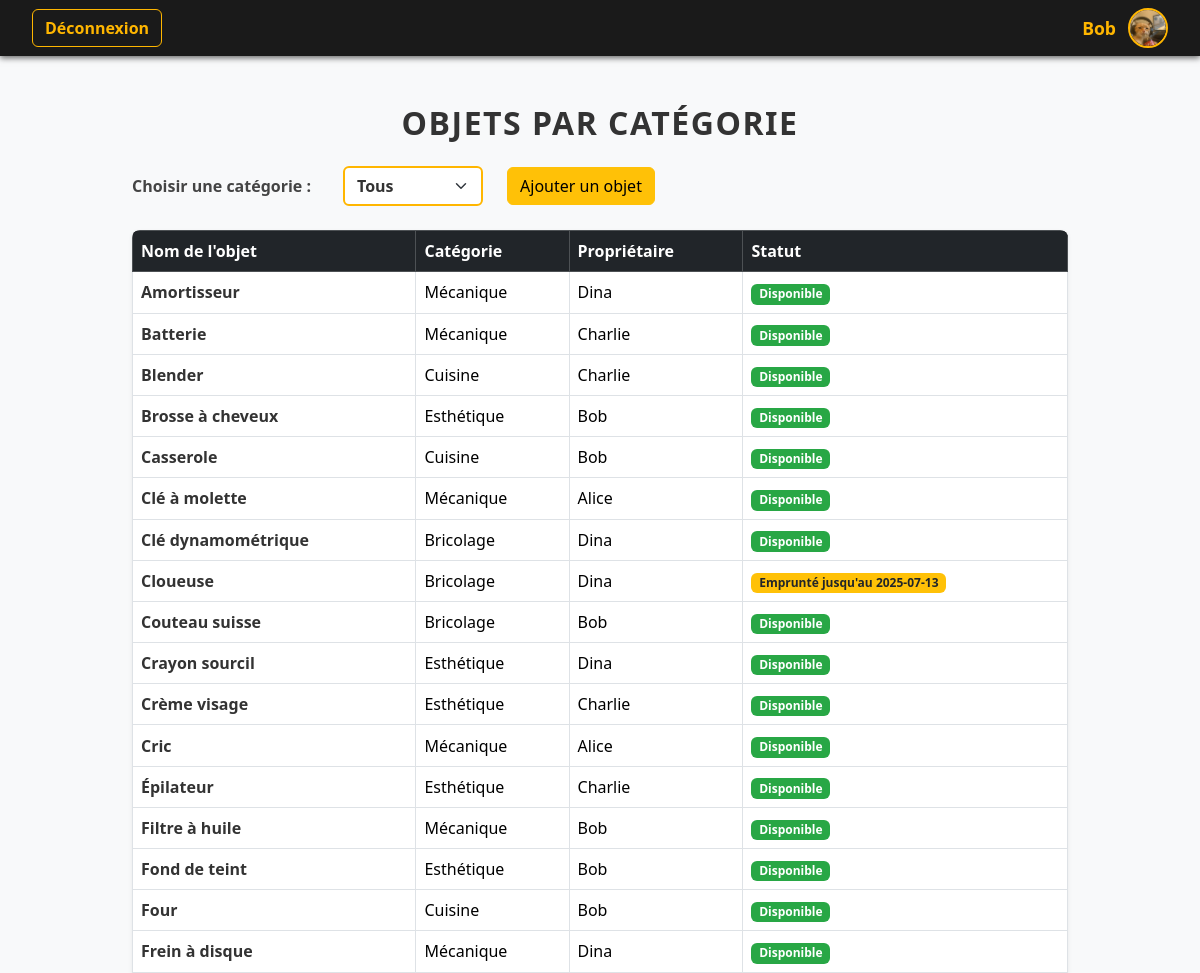
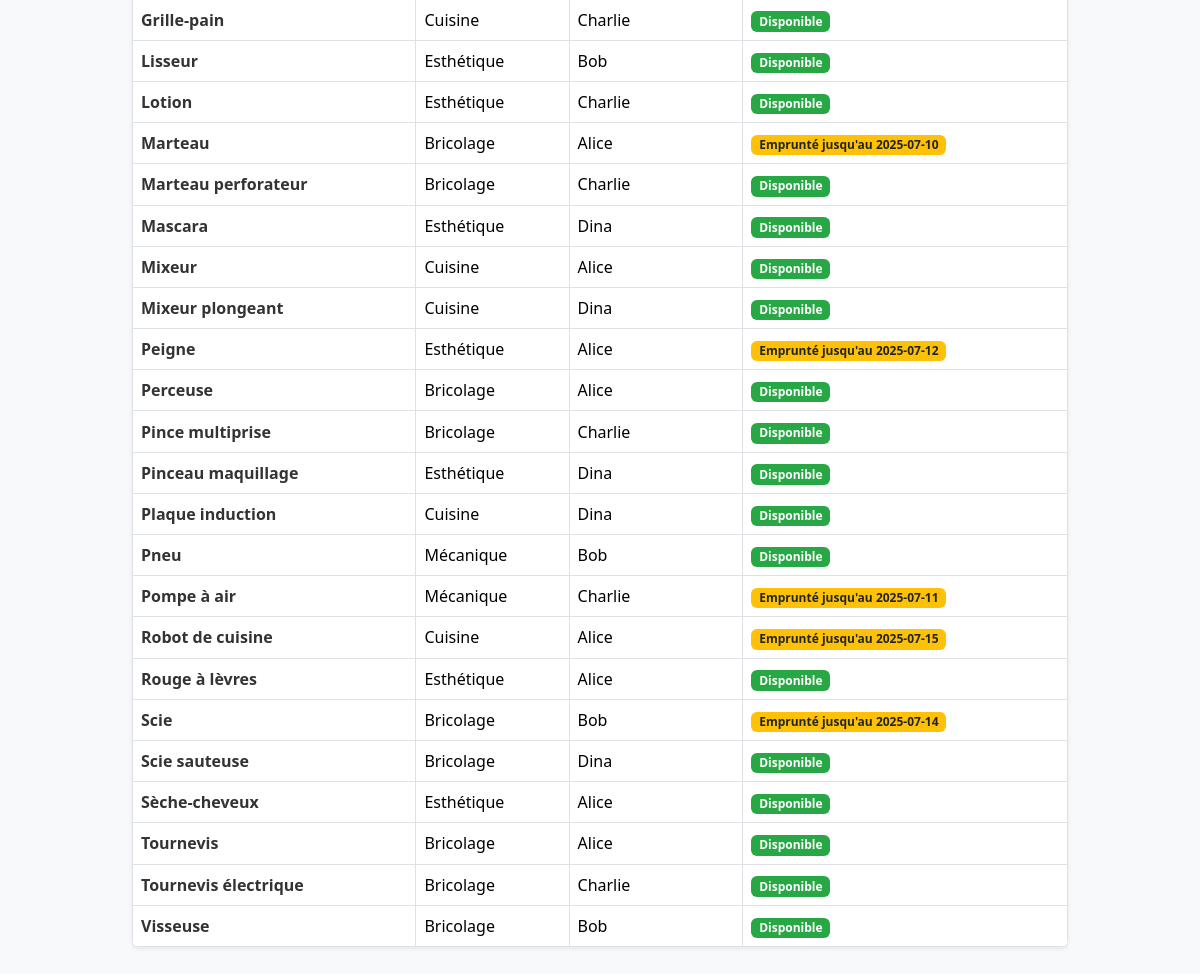
Page /pages/accueil.php (signed in) on the committed database (2 pictures, top to bottom).
### tables this page shows
CREATE TABLE emprunts_membre (
    id_membre INT AUTO_INCREMENT PRIMARY KEY,
    nom VARCHAR(100),
    date_naissance DATE,
    genre VARCHAR(150),
    email VARCHAR(150),
    ville VARCHAR(100),
    mdp VARCHAR(255),
    image_profil VARCHAR(255)
);

CREATE TABLE emprunts_objet (
    id_objet INT AUTO_INCREMENT PRIMARY KEY,
    nom_objet VARCHAR(100),
    id_categorie INT,
    id_membre INT,
    FOREIGN KEY (id_categorie) REFERENCES emprunts_categorie_objet(id_categorie),
    FOREIGN KEY (id_membre) REFERENCES emprunts_membre(id_membre)
);

### inc/fonctions.php (called while the page is built, shortened)
<?php
function getNom($id)
{
    $connect = dbconnect();
    $req = "SELECT nom FROM emprunts_membre WHERE id_membre = '$id'";
    $result = mysqli_query($connect, $req);
    if (!$result)
    {
        die('Erreur de requête : ' . mysqli_error($connect));
    }
    else
    {
        while ($row = mysqli_fetch_assoc($result))
        {
            $nom = $row['nom'];
        }
        return $nom;
    }
}
function getPhoto($id)
{
    $connect = dbconnect();
    $req = "SELECT image_profil FROM emprunts_membre WHERE id_membre = $id";
    $res = mysqli_query($connect, $req);
    if ($res && $row = mysqli_fetch_assoc($res))
    {
        return $row['image_profil'];
    }
    return null;
}
?>

### pages/accueil.php (the view, shortened to what this page needs)
<?php
require_once '../inc/fonctions.php';
$ID = $_SESSION['id'];
$nom = getNom($ID);
$photo = getPhoto($ID);
$categorie = isset($_GET['categorie']) ? $_GET['categorie'] : 'tous';
$emprunts = [];
if ($categorie === 'tous')
{
    $connect = dbconnect();
    $req = "SELECT * FROM vue_objets_emprunt ORDER BY nom_objet";
    $result = mysqli_query($connect, $req);
    while ($row = mysqli_fetch_assoc($result))
    {
        $emprunts[] =
        [
            'id_objet' => $row['id_objet'],
            'nom_objet' => $row['nom_objet'],
            'nom_categorie' => $row['nom_categorie'],
            'proprietaire' => $row['proprietaire'],
            'date_retour' => $row['date_retour']
        ];
    }
}
elseif ($categorie !== '')
{
    $emprunts = getAllEmprunts($categorie);
}
?>
<!DOCTYPE html>
<html lang="fr">
<head>
  <link href="../bootstrap/css/bootstrap.min.css" rel="stylesheet" />
  <link rel="stylesheet" href="../assets/css/style.css">
</head>
<body class="bg-light text-dark">
<nav class="navbar navbar-expand-lg">
  <div class="container-fluid px-3">
    <div class="d-flex align-items-center me-auto">
      <a href="deconnexion.php" class="btn btn-outline-light">Déconnexion</a>
    </div>
    <div class="d-flex align-items-center">
      <span class="username"><?= htmlspecialchars($nom) ?></span>
      <img src="../assets/upload/<?= htmlspecialchars($photo ?: 'default.jpg') ?>" alt="Profil" class="rounded-circle" width="40" height="40" />
    </div>
  </div>
</nav>
<div class="container py-5">
  <h2>Objets par catégorie</h2>
  <form method="GET" class="mb-4 d-flex align-items-center gap-3">
    <label for="categorie" class="form-label mb-0">Choisir une catégorie :</label>
    <select name="categorie" id="categorie" class="form-select w-auto d-inline-block" onchange="this.form.submit()">
      <option value="tous" <?= ($categorie === 'tous') ? 'selected' : '' ?>>Tous</option>
    </select>
    <a href="ajouter.php">
    <button type="button" class="btn btn-warning ms-2">
        Ajouter un objet
      </button>
    </a>
  </form>
  <?php if (!empty($emprunts)): ?>
    <div class="table-responsive shadow-sm rounded">
      <table class="table table-bordered table-hover align-middle mb-0">
        <thead class="table-dark">
          <tr>
            <th>Nom de l'objet</th>
            <th>Catégorie</th>
            <th>Propriétaire</th>
            <th>Statut</th>
          </tr>
        </thead>
        <tbody>
          <?php foreach ($emprunts as $obj): ?>
            <tr>
              <td>
                <a href="fiche-objet.php?id_objet=<?= $obj['id_objet'] ?>" class="text-decoration-none">
                  <?= htmlspecialchars($obj['nom_objet']) ?>
                </a>
              </td>
              <td><?= htmlspecialchars($obj['nom_categorie']) ?></td>
              <td><?= htmlspecialchars($obj['proprietaire']) ?></td>
              <td>
                <?php if ($obj['date_retour'] === null): ?>
                  <span class="badge bg-success">Disponible</span>
                <?php else: ?>
                  <span class="badge bg-warning text-dark">
                    Emprunté jusqu'au <?= htmlspecialchars($obj['date_retour']) ?>
                  </span>
                <?php endif; ?>
              </td>
            </tr>
          <?php endforeach; ?>
        </tbody>
      </table>
    </div>
  <?php elseif ($categorie !== ''): ?>
    <div class="alert alert-info">Aucun objet trouvé pour cette catégorie.</div>
  <?php endif; ?>
</div>
</body>
</html>

### assets/css/style.css (style rules this page uses)
nav.navbar { background-color: #1a1a1a; padding: 0.5rem 1rem; box-shadow: 0 2px 6px rgba(0,0,0,0.6); }
nav.navbar a.btn-outline-light { border-color: #ffb600; color: #ffb600; font-weight: 600; transition: background-color 0.3s, color 0.3s; }
nav.navbar .username { color: #ffb600; font-weight: 700; margin-right: 0.75rem; font-size: 1.1rem; white-space: nowrap; }
nav.navbar img { border: 2px solid #ffb600; }
.container { max-width: 960px; }
h2 { color: #333; font-weight: 700; margin-bottom: 1.5rem; text-align: center; text-transform: uppercase; letter-spacing: 1.5px; }
label.form-label { font-weight: 600; color: #444; margin-right: 1rem; }
select.form-select { max-width: 220px; border: 2px solid #ffb600; font-weight: 600; color: #333; transition: border-color 0.3s; }
table.table { background-color: white; border-radius: 0.5rem; overflow: hidden; box-shadow: 0 3px 8px rgba(0,0,0,0.15); }
thead.table-dark { background-color: #222; color: #ffb600; font-weight: 700; }
tbody td a { color: #333; font-weight: 600; text-decoration: none; transition: color 0.3s; }
.badge.bg-success { background-color: #28a745 !important; font-weight: 600; }
.badge.bg-warning { background-color: #ffc107 !important; color: #212529 !important; font-weight: 600; }

### rows in the picture
emprunts_membre: nom "Bob", image_profil (placeholder picture)
emprunts_objet: nom_objet "Amortisseur", nom_categorie "Mécanique", proprietaire "Dina", shows "Disponible"
emprunts_objet: nom_objet "Batterie", nom_categorie "Mécanique", proprietaire "Charlie", shows "Disponible"
emprunts_objet: nom_objet "Blender", nom_categorie "Cuisine", proprietaire "Charlie", shows "Disponible"
emprunts_objet: nom_objet "Brosse à cheveux", nom_categorie "Esthétique", proprietaire "Bob", shows "Disponible"
emprunts_objet: nom_objet "Casserole", nom_categorie "Cuisine", proprietaire "Bob", shows "Disponible"
emprunts_objet: nom_objet "Clé à molette", nom_categorie "Mécanique", proprietaire "Alice", shows "Disponible"
emprunts_objet: nom_objet "Clé dynamométrique", nom_categorie "Bricolage", proprietaire "Dina", shows "Disponible"
emprunts_objet: nom_objet "Cloueuse", nom_categorie "Bricolage", proprietaire "Dina", date_retour "2025-07-13"
emprunts_objet: nom_objet "Couteau suisse", nom_categorie "Bricolage", proprietaire "Bob", shows "Disponible"
emprunts_objet: nom_objet "Crayon sourcil", nom_categorie "Esthétique", proprietaire "Dina", shows "Disponible"
emprunts_objet: nom_objet "Crème visage", nom_categorie "Esthétique", proprietaire "Charlie", shows "Disponible"
emprunts_objet: nom_objet "Cric", nom_categorie "Mécanique", proprietaire "Alice", shows "Disponible"
emprunts_objet: nom_objet "Épilateur", nom_categorie "Esthétique", proprietaire "Charlie", shows "Disponible"
emprunts_objet: nom_objet "Filtre à huile", nom_categorie "Mécanique", proprietaire "Bob", shows "Disponible"
emprunts_objet: nom_objet "Fond de teint", nom_categorie "Esthétique", proprietaire "Bob", shows "Disponible"
emprunts_objet: nom_objet "Four", nom_categorie "Cuisine", proprietaire "Bob", shows "Disponible"
emprunts_objet: nom_objet "Frein à disque", nom_categorie "Mécanique", proprietaire "Dina", shows "Disponible"
emprunts_objet: nom_objet "Grille-pain", nom_categorie "Cuisine", proprietaire "Charlie", shows "Disponible"
emprunts_objet: nom_objet "Lisseur", nom_categorie "Esthétique", proprietaire "Bob", shows "Disponible"
emprunts_objet: nom_objet "Lotion", nom_categorie "Esthétique", proprietaire "Charlie", shows "Disponible"
emprunts_objet: nom_objet "Marteau", nom_categorie "Bricolage", proprietaire "Alice", date_retour "2025-07-10"
emprunts_objet: nom_objet "Marteau perforateur", nom_categorie "Bricolage", proprietaire "Charlie", shows "Disponible"
emprunts_objet: nom_objet "Mascara", nom_categorie "Esthétique", proprietaire "Dina", shows "Disponible"
emprunts_objet: nom_objet "Mixeur", nom_categorie "Cuisine", proprietaire "Alice", shows "Disponible"
emprunts_objet: nom_objet "Mixeur plongeant", nom_categorie "Cuisine", proprietaire "Dina", shows "Disponible"
emprunts_objet: nom_objet "Peigne", nom_categorie "Esthétique", proprietaire "Alice", date_retour "2025-07-12"
emprunts_objet: nom_objet "Perceuse", nom_categorie "Bricolage", proprietaire "Alice", shows "Disponible"
emprunts_objet: nom_objet "Pince multiprise", nom_categorie "Bricolage", proprietaire "Charlie", shows "Disponible"
emprunts_objet: nom_objet "Pinceau maquillage", nom_categorie "Esthétique", proprietaire "Dina", shows "Disponible"
emprunts_objet: nom_objet "Plaque induction", nom_categorie "Cuisine", proprietaire "Dina", shows "Disponible"
emprunts_objet: nom_objet "Pneu", nom_categorie "Mécanique", proprietaire "Bob", shows "Disponible"
emprunts_objet: nom_objet "Pompe à air", nom_categorie "Mécanique", proprietaire "Charlie", date_retour "2025-07-11"
emprunts_objet: nom_objet "Robot de cuisine", nom_categorie "Cuisine", proprietaire "Alice", date_retour "2025-07-15"
emprunts_objet: nom_objet "Rouge à lèvres", nom_categorie "Esthétique", proprietaire "Alice", shows "Disponible"
emprunts_objet: nom_objet "Scie", nom_categorie "Bricolage", proprietaire "Bob", date_retour "2025-07-14"
emprunts_objet: nom_objet "Scie sauteuse", nom_categorie "Bricolage", proprietaire "Dina", shows "Disponible"
emprunts_objet: nom_objet "Sèche-cheveux", nom_categorie "Esthétique", proprietaire "Alice", shows "Disponible"
emprunts_objet: nom_objet "Tournevis", nom_categorie "Bricolage", proprietaire "Alice", shows "Disponible"
emprunts_objet: nom_objet "Tournevis électrique", nom_categorie "Bricolage", proprietaire "Charlie", shows "Disponible"
emprunts_objet: nom_objet "Visseuse", nom_categorie "Bricolage", proprietaire "Bob", shows "Disponible"
